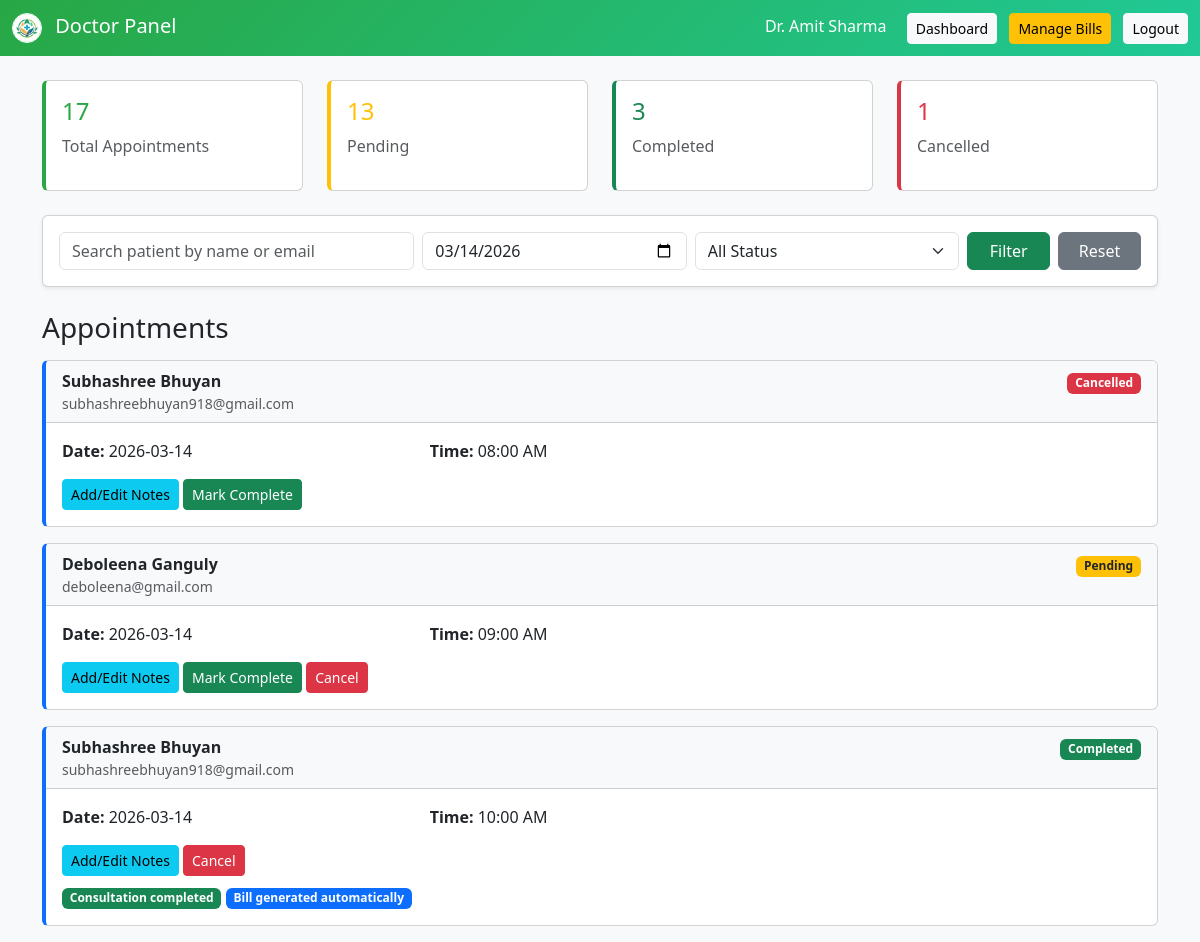
Screenshot of /doctor/dashboard.php?appointment_date=2026-03-14 (signed in) with the database file from the repository.
### tables this page shows
CREATE TABLE `doctors` (
  `doctor_id` int(11) NOT NULL,
  `user_id` int(11) DEFAULT NULL,
  `first_name` varchar(50) DEFAULT NULL,
  `last_name` varchar(50) DEFAULT NULL,
  `department_id` int(11) DEFAULT NULL,
  `phone` varchar(15) DEFAULT NULL,
  `experience` int(11) DEFAULT NULL,
  `available_days` varchar(100) DEFAULT NULL,
  `start_time` time DEFAULT NULL,
  `end_time` time DEFAULT NULL,
  `consultation_fee` decimal(10,2) DEFAULT NULL,
  `middle_name` varchar(50) DEFAULT NULL,
  `date_of_birth` date DEFAULT NULL,
  `title` enum('Mr','Mrs','Miss','Ms','Dr','Other') DEFAULT 'Dr',
  `image` varchar(255) DEFAULT NULL
);

CREATE TABLE `appointments` (
  `appointment_id` int(11) NOT NULL,
  `patient_id` int(11) DEFAULT NULL,
  `doctor_id` int(11) DEFAULT NULL,
  `appointment_date` date DEFAULT NULL,
  `appointment_time` time DEFAULT NULL,
  `status` enum('Pending','Completed','Cancelled') DEFAULT 'Pending',
  `created_at` timestamp NOT NULL DEFAULT current_timestamp()
);

CREATE TABLE `patients` (
  `patient_id` int(11) NOT NULL,
  `user_id` int(11) DEFAULT NULL,
  `first_name` varchar(50) DEFAULT NULL,
  `last_name` varchar(50) DEFAULT NULL,
  `gender` varchar(10) DEFAULT NULL,
  `phone` varchar(15) DEFAULT NULL,
  `address` text DEFAULT NULL,
  `created_at` timestamp NOT NULL DEFAULT current_timestamp(),
  `email` varchar(100) DEFAULT NULL,
  `password` varchar(100) DEFAULT NULL,
  `middle_name` varchar(50) DEFAULT NULL,
  `date_of_birth` date DEFAULT NULL,
  `title` enum('Mr','Mrs','Miss','Ms','Dr','Other') DEFAULT NULL
);

### doctor/dashboard.php (the view, shortened to what this page needs)
<?php
include("../config/db.php");
$user_id = (int) $_SESSION['user_id'];
$doc_query = "SELECT doctor_id, first_name, last_name FROM doctors WHERE user_id='$user_id' LIMIT 1";
$doc_result = mysqli_query($con, $doc_query);
$doc_row = mysqli_fetch_assoc($doc_result);
$doctor_id = $doc_row['doctor_id'];
$doctor_name = $doc_row['first_name'] . " " . $doc_row['last_name'];
$search = isset($_GET['search']) ? trim($_GET['search']) : '';
$filter_date = isset($_GET['appointment_date']) ? trim($_GET['appointment_date']) : '';
$stats_query = "SELECT
                COUNT(*) as total_appt,
                SUM(CASE WHEN status='Pending' THEN 1 ELSE 0 END) as pending_appt,
                SUM(CASE WHEN status='Completed' THEN 1 ELSE 0 END) as completed_appt,
                SUM(CASE WHEN status='Cancelled' THEN 1 ELSE 0 END) as cancelled_appt
                FROM appointments WHERE doctor_id='$doctor_id'";
$stats_result = mysqli_query($con, $stats_query);
$stats = mysqli_fetch_assoc($stats_result);
$query = "SELECT appointments.*, patients.first_name, patients.last_name, patients.email
          FROM appointments
          JOIN patients ON appointments.patient_id = patients.patient_id
          WHERE appointments.doctor_id='$doctor_id'";
if (!empty($filter_date)) {
    $safe_date = mysqli_real_escape_string($con, $filter_date);
    $query .= " AND appointments.appointment_date='$safe_date'";
}
$query .= " ORDER BY appointments.appointment_date ASC, appointments.appointment_time ASC";
$result = mysqli_query($con, $query);
?>
<!DOCTYPE html>
<html>
<head>
<link href="https://cdn.jsdelivr.net/npm/bootstrap@5.3.0/dist/css/bootstrap.min.css" rel="stylesheet">
</head>
<body>
<nav class="navbar navbar-dark mb-4">
  <div class="container-fluid">
    <a class="navbar-brand mb-0 h1" href="#">
      <img src="../assets/images/logo.png" alt="Logo" width="30" height="30" class="d-inline-block align-middle me-2 rounded-circle border border-white" style="object-fit: cover;">
      Doctor Panel
    </a>
    <div>
      <span class="text-white me-3">Dr. <?php echo $doctor_name; ?></span>
      <a href="dashboard.php" class="btn btn-light btn-sm me-2">Dashboard</a>
      <a href="manage_bills.php" class="btn btn-warning btn-sm me-2">Manage Bills</a>
      <a href="../logout.php" class="btn btn-light btn-sm">Logout</a>
    </div>
  </div>
</nav>
<div class="container mt-4">
<div class="row mb-4">
  <div class="col-md-3">
    <div class="card stat-card">
      <div class="card-body">
        <h4><?php echo $stats['total_appt'] ?? 0; ?></h4>
        <p class="text-muted">Total Appointments</p>
      </div>
    </div>
  </div>
  <div class="col-md-3">
    <div class="card stat-card" style="border-left-color: #ffc107;">
      <div class="card-body">
        <h4 style="color: #ffc107;"><?php echo $stats['pending_appt'] ?? 0; ?></h4>
        <p class="text-muted">Pending</p>
      </div>
    </div>
  </div>
  <div class="col-md-3">
    <div class="card stat-card" style="border-left-color: #198754;">
      <div class="card-body">
        <h4 style="color: #198754;"><?php echo $stats['completed_appt'] ?? 0; ?></h4>
        <p class="text-muted">Completed</p>
      </div>
    </div>
  </div>
  <div class="col-md-3">
    <div class="card stat-card" style="border-left-color: #dc3545;">
      <div class="card-body">
        <h4 style="color: #dc3545;"><?php echo $stats['cancelled_appt'] ?? 0; ?></h4>
        <p class="text-muted">Cancelled</p>
      </div>
    </div>
  </div>
</div>
<div class="card shadow-sm mb-4">
  <div class="card-body">
    <form method="GET" class="row g-2">
      <div class="col-md-4">
        <input type="text" name="search" class="form-control" placeholder="Search patient by name or email" value="<?php echo htmlspecialchars($search); ?>">
      </div>
      <div class="col-md-3">
        <input type="date" name="appointment_date" class="form-control" value="<?php echo htmlspecialchars($filter_date); ?>">
      </div>
      <div class="col-md-3">
        <select name="status" class="form-select">
          <option value="">All Status</option>
        </select>
      </div>
      <div class="col-md-2 d-flex gap-2">
        <button type="submit" class="btn btn-success w-100">Filter</button>
        <a href="dashboard.php" class="btn btn-secondary w-100">Reset</a>
      </div>
    </form>
  </div>
</div>
<h3 class="mb-3">Appointments</h3>
<?php if (mysqli_num_rows($result) > 0) { ?>
  <?php while ($row = mysqli_fetch_assoc($result)) { ?>
    <div class="card appointment-card mb-3">
      <div class="card-header bg-light">
        <div class="row">
          <div class="col-md-6">
            <strong><?php echo $row['first_name'] . " " . $row['last_name']; ?></strong>
            <div class="text-muted small"><?php echo $row['email']; ?></div>
          </div>
          <div class="col-md-6 text-end">
            <?php
            if ($row['status'] == 'Completed') {
              echo "<span class='badge bg-success'>Completed</span>";
            } elseif ($row['status'] == 'Pending') {
              echo "<span class='badge bg-warning text-dark'>Pending</span>";
            } else {
              echo "<span class='badge bg-danger'>Cancelled</span>";
            }
            ?>
          </div>
        </div>
      </div>
      <div class="card-body">
        <div class="row mb-3">
          <div class="col-md-4">
            <strong>Date:</strong> <?php echo $row['appointment_date']; ?>
          </div>
          <div class="col-md-4">
            <strong>Time:</strong> <?php echo date("h:i A", strtotime($row['appointment_time'])); ?>
          </div>
        </div>
        <div class="row">
          <div class="col-md-12">
            <a href="add_notes.php?id=<?php echo $row['appointment_id']; ?>" class="btn btn-info btn-sm">Add/Edit Notes</a>
            <?php if ($row['status'] != 'Completed') { ?>
              <a href="update_status.php?id=<?php echo $row['appointment_id']; ?>&status=Completed"
                 class="btn btn-success btn-sm"
                 onclick="return confirm('Mark this appointment as completed? A consultation bill will be generated automatically.');">
                Mark Complete
              </a>
            <?php } ?>
            <?php if ($row['status'] != 'Cancelled') { ?>
              <a href="update_status.php?id=<?php echo $row['appointment_id']; ?>&status=Cancelled"
                 class="btn btn-danger btn-sm"
                 onclick="return confirm('Are you sure you want to cancel this appointment?');">
                Cancel
              </a>
            <?php } ?>
            <?php if ($row['status'] == 'Completed') { ?>
              <div class="mt-2">
                <span class="badge bg-success">Consultation completed</span>
                <span class="badge bg-primary">Bill generated automatically</span>
              </div>
            <?php } ?>
          </div>
        </div>
      </div>
    </div>
  <?php } ?>
<?php } else { ?>
  <div class="alert alert-info">No appointments found for the selected filters.</div>
<?php } ?>
</div>
</body>
</html>

### doctor/dashboard.php (style rules this page uses)
body { background-color: #f8f9fa; }
.navbar { background: linear-gradient(135deg, #28a745 0%, #20c997 100%); position: sticky; top: 0; z-index: 1000; }
.stat-card { border-left: 4px solid #28a745; background: white; }
.stat-card h4 { color: #28a745; }
.appointment-card { border-left: 4px solid #0d6efd; }

### rows the page displays
doctors: doctor_name "Amit Sharma"
appointments: patient.first_name "Subhashree", patient.last_name "Bhuyan", patient.email "subhashreebhuyan918@gmail.com", status "Cancelled", appointment_date "2026-03-14", appointment_time "08:00 AM"
appointments: patient.first_name "Deboleena", patient.last_name "Ganguly", patient.email "deboleena@gmail.com", status "Pending", appointment_date "2026-03-14", appointment_time "09:00 AM"
appointments: patient.first_name "Subhashree", patient.last_name "Bhuyan", patient.email "subhashreebhuyan918@gmail.com", status "Completed", appointment_date "2026-03-14", appointment_time "10:00 AM"

### other values shown
$stats['total_appt'] "17"
$stats['pending_appt'] "13"
$stats['completed_appt'] "3"
$stats['cancelled_appt'] "1"
